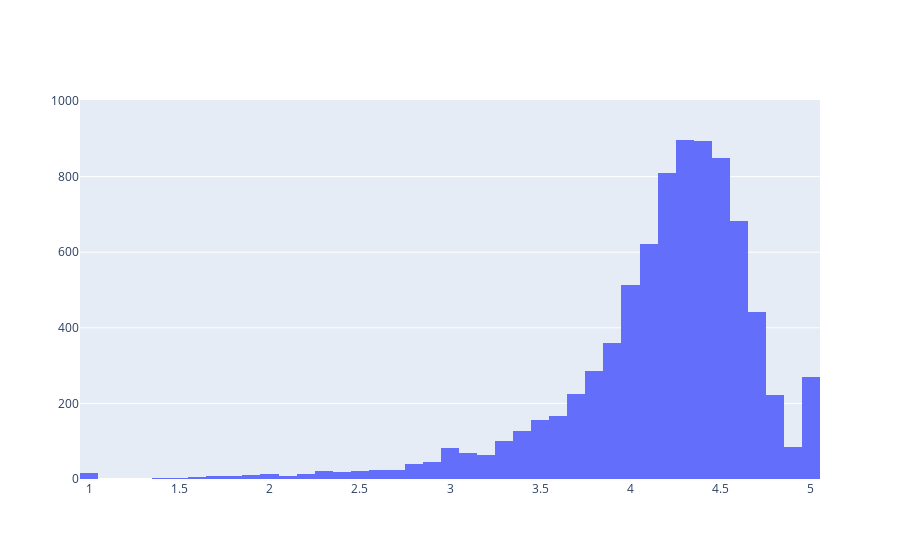

Write notebook code for a chart like this one.
### Markdown cell above
## 5. Distribution of app ratings
<p>After having witnessed the market share for each category of apps, let's see how all these apps perform on an average. App ratings (on a scale of 1 to 5) impact the discoverability, conversion of apps as well as the company's overall brand image. Ratings are a key performance indicator of an app.</p>
<p>From our research, we found that the average volume of ratings across all app categories is <code>4.17</code>. The histogram plot is skewed to the left indicating that the majority of the apps are highly rated with only a few exceptions in the low-rated apps.</p>

### Code cell
# Average rating of apps
avg_app_rating = apps["Rating"].value_counts() 
print('Average app rating = ', avg_app_rating)

# Distribution of apps according to their ratings
data = [go.Histogram(
        x = apps['Rating']
)]

# Vertical dashed line to indicate the average app rating
layout = {'shapes': [{
              'type' :'line',
              'x0': avg_app_rating,
              'y0': 0,
              'x1': avg_app_rating,
              'y1': 1000,
              'line': { 'dash': 'dashdot'}
          }]
          }

plotly.offline.iplot({'data': data, 'layout': layout})

### Figure 1 — Plotly figure (JSON) as saved in the notebook; plotly's stock layout.template omitted (floating-point values rounded to 4 significant figures; data arrays with more than 128 entries replaced by an {"elided": "..."} marker saying what was removed)
{"data": [{"type": "histogram", "x": {"elided": "9659 float values"}}], "layout": {"shapes": [{"line": {"dash": "dashdot"}, "type": "line", "x0": [897, 895, 848, 810, 683, 621, 513, 442, 359, 286, 271, 224, 221, 167, 156, 126, 100, 85, 81, 69, 63, 45, 40, 24, 23, 20, 20, 19, 16, 14, 12, 11, 8, 8, 8, 4, 3, 3, 1], "x1": [897, 895, 848, 810, 683, 621, 513, 442, 359, 286, 271, 224, 221, 167, 156, 126, 100, 85, 81, 69, 63, 45, 40, 24, 23, 20, 20, 19, 16, 14, 12, 11, 8, 8, 8, 4, 3, 3, 1], "y0": 0, "y1": 1000}]}}
